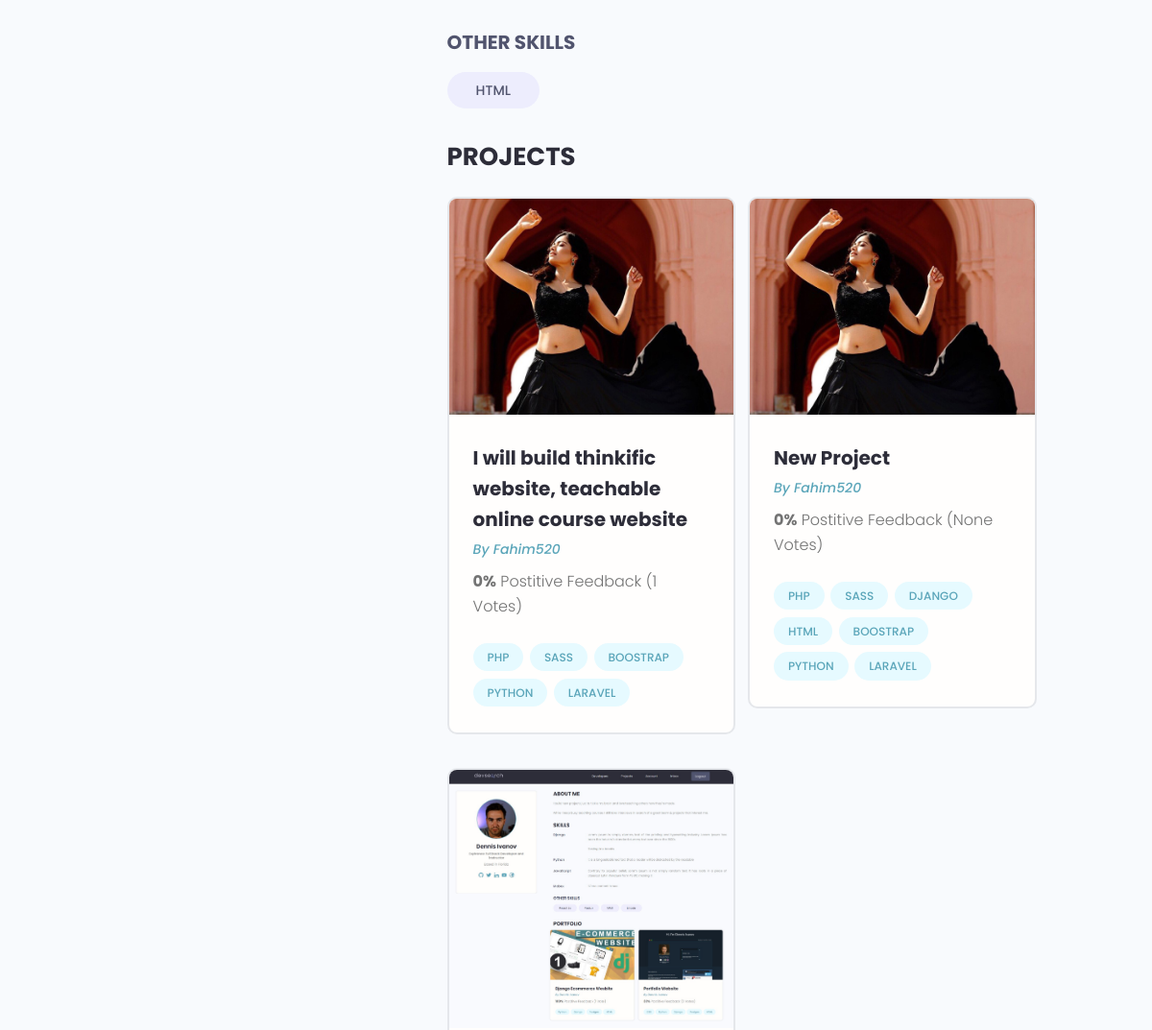
/profile/6dcc1ab2-fd5a-43a1-8fff-6301613f263e (middle part), run on an earlier commit of the app's database.
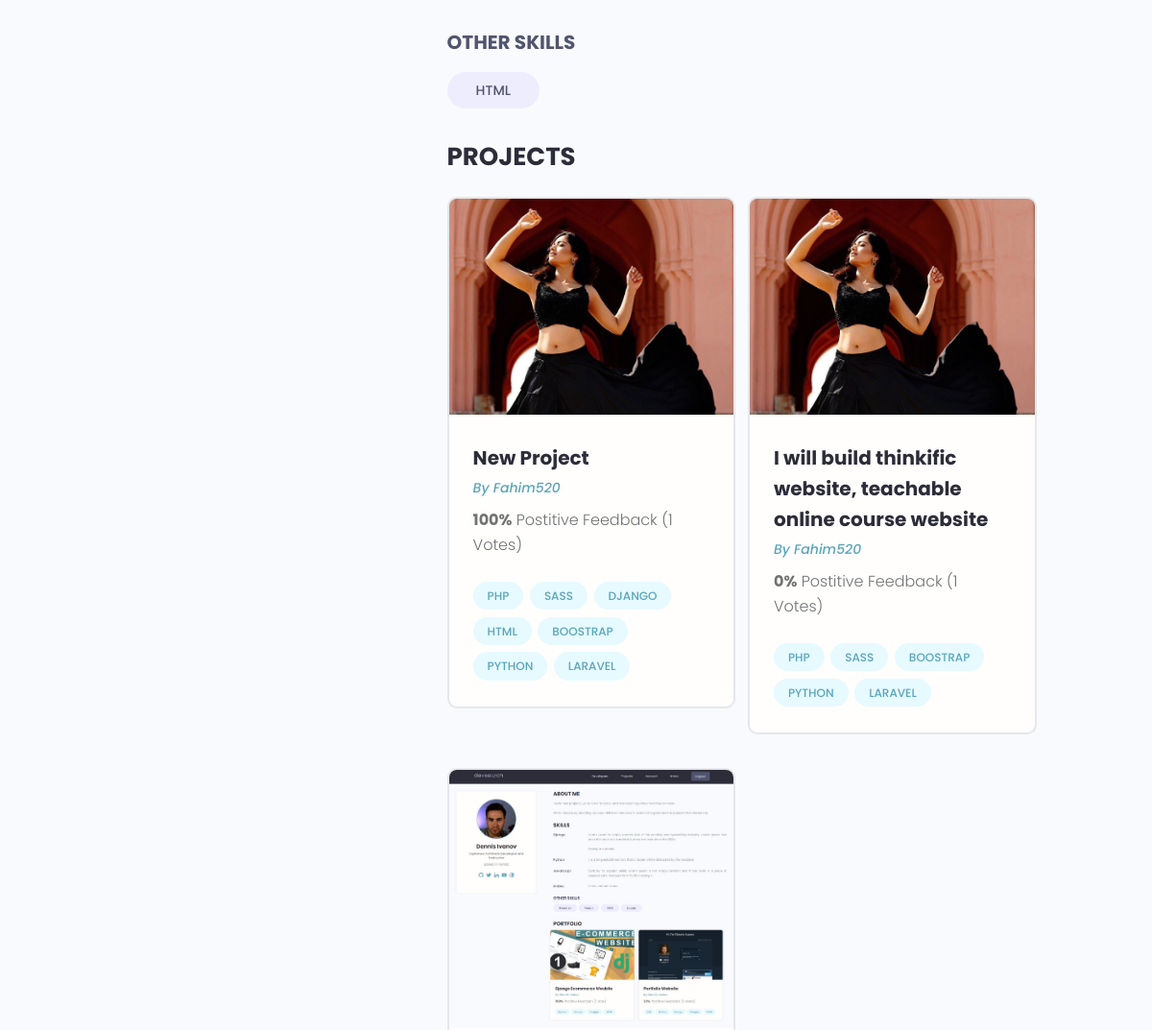
And on a later commit of the database.
### users/models.py (models this page shows)
class Skill(models.Model):
    owner = models.ForeignKey(
        Profile, null=True, blank=True, on_delete=models.SET_NULL)
    name = models.CharField(max_length=200, blank=True, null=True)
    description = models.TextField(null=True, blank=True)
    created = models.DateTimeField(auto_now_add=True)
    id = models.UUIDField(default=uuid.uuid4, unique=True,
                          primary_key=True, editable=False)
    def __str__(self):
        return str(self.name)

class Profile(models.Model):
    user = models.OneToOneField(
        User, on_delete=models.CASCADE, null=True, blank=True)
    name = models.CharField(max_length=200, blank=True, null=True)
    email = models.EmailField(max_length=500, blank=True, null=True)
    username = models.CharField(max_length=200, blank=True, null=True)
    location = models.CharField(max_length=200, blank=True, null=True)
    short_intro = models.CharField(max_length=200, blank=True, null=True)
    bio = models.TextField(blank=True, null=True)
    profile_image = models.ImageField(
        null=True, blank=True, upload_to='profiles/', default="profiles/user-default.png")
    social_github = models.CharField(max_length=200, blank=True, null=True)
    social_twitter = models.CharField(max_length=200, blank=True, null=True)
    social_linkedin = models.CharField(max_length=200, blank=True, null=True)
    social_youtube = models.CharField(max_length=200, blank=True, null=True)
    social_website = models.CharField(max_length=200, blank=True, null=True)
    created = models.DateTimeField(auto_now_add=True)
    id = models.UUIDField(default=uuid.uuid4, unique=True,
                          primary_key=True, editable=False)
    def __str__(self):
        return str(self.user.username)

### projects/models.py (models this page shows, shortened)
class Project(models.Model):
    owner = models.ForeignKey(
        Profile, null=True, blank=True, on_delete=models.SET_NULL)
    title = models.CharField(max_length=200)
    description = models.TextField(null=True, blank=True)
    featured_image = models.ImageField(null=True, blank=True, default="default.jpg")
    demo_link = models.CharField(max_length=2000, blank=True)
    source_link = models.CharField(max_length=2000, null=True, blank=True)
    tags = models.ManyToManyField('Tag', blank=True)
    vote_total = models.IntegerField(default=0, null=True, blank=True)
    vote_ratio = models.IntegerField(default=0, null=True, blank=True)
    created = models.DateTimeField(auto_now_add=True)
    id = models.UUIDField(default=uuid.uuid4, unique=True,
                          primary_key=True, editable=False)
    class Meta:
        ordering = ['-vote_ratio', '-vote_total', 'title']

class Tag(models.Model):
    name = models.CharField(max_length=200)
    created = models.DateTimeField(auto_now_add=True)
    id = models.UUIDField(default=uuid.uuid4, unique=True,
                          primary_key=True, editable=False)
    def __str__(self):
        return self.name

### users/views.py (the view)
# urls.py: path('profile/<str:pk>', views.userProfile, name="user-profile"),
def userProfile(request, pk):
    profile = Profile.objects.get(id=pk)
    topSkills = profile.skill_set.exclude(description__exact="")
    otherSkills = profile.skill_set.filter(description="")
    context = {'profile': profile, 'topSkills': topSkills, 'otherSkills': otherSkills}
    return render(request, 'users/user-profile.html', context)

### users/templates/users/user-profile.html (shortened to what this page needs)
{% extends 'main.html' %}
{% block content %}
  <main class="profile my-md">
    <div class="container">
      <div class="layout">
        <div class="column column--1of3">
        </div>
        <div class="column column--2of3">
          <div class="devInfo">
            <div class="devInfo__skills">
              <h3 class="devInfo__subtitle">Other Skills</h3>
              <div class="devInfo__otherSkills">
                {% for skill in otherSkills %}
                <span class="tag tag--pill tag--sub tag--lg">
                  <small>{{skill}}</small>
                </span>
                {% endfor %}
              </div>
            </div>
          </div>
          <div class="devInfo">
            <h3 class="devInfo__title">Projects</h3>
            <div class="grid grid--two">
              {% for project in profile.project_set.all %}
              <div class="column">
                <div class="card project">
                  <a href="{% url 'project' project.id %}" class="project">
                    <img class="project__thumbnail" src="{{ project.featured_image.url }}" alt="project thumbnail" />
                    <div class="card__body">
                      <h3 class="project__title">{{project.title}}</h3>
                      <p><a class="project__author" href="{% url 'user-profile' project.owner.id %}">By {{project.owner}}</a></p>
                      <p class="project--rating">
                        <span style="font-weight: bold;">{{project.vote_ratio}}%</span> Postitive
                        Feedback ({{project.vote_total}} Votes{{project.vote_total|pluralize:"s"}})
                      </p>
                      <div class="project__tags">
                        {% for tag in project.tags.all %}
                        <span class="tag tag--pill tag--main">
                          <small>{{tag}}</small>
                        </span>
                        {% endfor %}
                      </div>
                    </div>
                  </a>
                </div>
              </div>
              {% endfor %}
            </div>
          </div>
        </div>
      </div>
    </div>
  </main>
{% endblock %}

What changed in the data, as far as the page shows it:
changed Project "New Project": vote_ratio "0" → "100"; vote_total "None" → "1"; moves up the list
